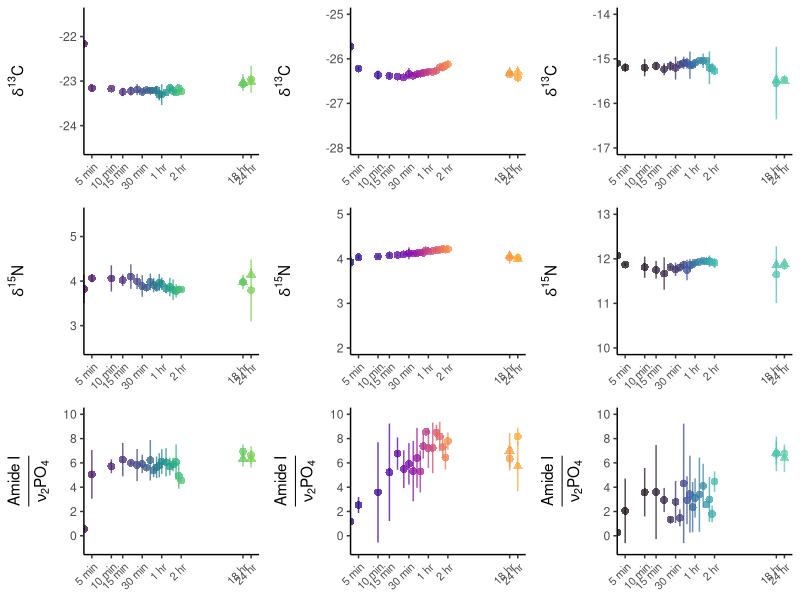

This chart was generated by the following R code:
library(tidyverse)
library(viridis)
theme_set(theme_classic() + 
            theme(axis.text.x = element_text(angle = 45, 
                                             vjust = 1, 
                                             hjust=1,
                                             size = 8),
                  legend.position = 'none',
                  axis.title.x = element_blank(),
                  plot.title = element_blank(),
                  panel.grid.minor.x = element_blank(),
                  panel.margin = margin(t = 1, r = 0, b = 0, l = 0, unit = 'pt')))

library(colorspace)
data <- read_csv(file = './data/isotope_data/isotope_data.csv') %>% 
  mutate(yield = sample_wt_final/sample_wt_initial) %>% 
  rename(file_name = sample) %>% 
  filter(!is.na(time))

data <- read_csv(file = './data/ap_ratio.csv') %>% 
  select(AP, file_name) %>% 
  full_join(data, by = 'file_name')


summary <- data %>% 
  group_by(time, genus, temperature) %>%
  summarize(
    d13C_mean = mean(d13C_corrected, na.rm = TRUE),
    d13C_sd = sd(d13C_corrected, na.rm = TRUE), 
    d15N_mean = mean(d15N_corrected, na.rm = TRUE),
    d15N_sd = sd(d15N_corrected, na.rm = TRUE),
    AP_mean = mean(AP, na.rm = TRUE),
    AP_sd = sd(AP, na.rm = TRUE),
    `C/N_mean` = mean(`C/N`, na.rm = TRUE),
    `C/N_sd` = sd(`C/N`, na.rm = TRUE),
    yield_mean = mean(yield, na.rm = TRUE),
    yield_sd = sd(yield, na.rm = TRUE))

# Deer Plots ##################################################################
deer_carbon <- summary %>% 
  filter(genus == 'Odocoileus') %>% 
  ggplot(mapping = aes(x = time, 
                       y = d13C_mean,
                       color = factor(time),
                       shape = factor(temperature))) +
  geom_pointrange(mapping = aes(ymin = d13C_mean - d13C_sd * 2,
                                ymax = d13C_mean + d13C_sd * 2),
                  alpha = 0.75) + 
  scale_color_viridis(option = 'plasma',
                      discrete =TRUE,
                      end = 0.8) + 
  ylim(-28, -25) +
  ylab(expression(delta^13*C))  + 
  scale_x_log10(breaks = c(0, 5, 10, 15, 30, 60, 120, 1080, 1440),
                labels = c('0 min',
                           '5 min', 
                           '10 min',
                           '15 min',
                           '30 min', 
                           '1 hr', 
                           '2 hr', 
                           '18 hr', 
                           '24 hr'))

deer_nitrogen <- summary %>% 
  filter(genus == 'Odocoileus') %>% 
  ggplot(mapping = aes(x = time, 
                       y = d15N_mean,
                       color = factor(time),
                       shape = factor(temperature))) +
  geom_pointrange(mapping = aes(ymin = d15N_mean - d15N_sd * 2,
                                ymax = d15N_mean + d15N_sd * 2),
                  alpha = 0.75) + 
  scale_color_viridis(option = 'plasma',
                      discrete =TRUE,
                      end = 0.8) + 
  ylim(2, 5) +
  ylab(expression(delta^15*N))  + 
  scale_x_log10(breaks = c(0, 5, 10, 15, 30, 60, 120, 1080, 1440),
                labels = c('0 min',
                           '5 min', 
                           '10 min',
                           '15 min',
                           '30 min', 
                           '1 hr', 
                           '2 hr', 
                           '18 hr', 
                           '24 hr'))

deer_ap <- summary %>% 
  filter(genus == 'Odocoileus') %>% 
  ggplot(mapping = aes(x = time, 
                       y = AP_mean,
                       color = factor(time),
                       shape = factor(temperature))) +
  geom_pointrange(mapping = aes(ymin = AP_mean - AP_sd * 2,
                                ymax = AP_mean + AP_sd * 2),
                  alpha = 0.75) + 
  scale_color_viridis(option = 'plasma',
                      discrete =TRUE,
                      end = 0.8) + 
  ylab(expression(frac(Amide~I, nu[2]*PO[4]))) + 
  scale_x_log10(breaks = c(0, 5, 10, 15, 30, 60, 120, 1080, 1440),
                labels = c('0 min',
                           '5 min', 
                           '10 min',
                           '15 min',
                           '30 min', 
                           '1 hr', 
                           '2 hr', 
                           '18 hr', 
                           '24 hr')) + 
  scale_y_continuous(limits = c(-1, 10), breaks = c(0, 2, 4, 6, 8, 10))


# Goat Plots ##################################################################
goat_carbon <- summary %>% 
  filter(genus == 'Capra') %>% 
  ggplot(mapping = aes(x = time, 
                       y = d13C_mean,
                       color = factor(time),
                       shape = factor(temperature))) +
  geom_pointrange(mapping = aes(ymin = d13C_mean - d13C_sd * 2,
                                ymax = d13C_mean + d13C_sd * 2),
                  alpha = 0.75) + 
  scale_color_viridis(option = 'viridis',
                      discrete =TRUE,
                      end = 0.8) + 
  ylim(-24.5, -21.5) +
  ylab(expression(delta^13*C))  + 
  scale_x_log10(breaks = c(0, 5, 10, 15, 30, 60, 120, 1080, 1440),
                labels = c('0 min',
                           '5 min', 
                           '10 min',
                           '15 min',
                           '30 min', 
                           '1 hr', 
                           '2 hr', 
                           '18 hr', 
                           '24 hr'))
goat_nitrogen <- summary %>% 
  filter(genus == 'Capra') %>% 
  ggplot(mapping = aes(x = time, 
                       y = d15N_mean,
                       color = factor(time),
                       shape = factor(temperature))) +
  geom_pointrange(mapping = aes(ymin = d15N_mean - d15N_sd * 2,
                                ymax = d15N_mean + d15N_sd * 2),
                  alpha = 0.75) + 
  scale_color_viridis(option = 'viridis',
                      discrete =TRUE,
                      end = 0.8) + 
  ylim(2.5, 5.5) +
  ylab(expression(delta^15*N))  + 
  scale_x_log10(breaks = c(0, 5, 10, 15, 30, 60, 120, 1080, 1440),
                labels = c('0 min',
                           '5 min', 
                           '10 min',
                           '15 min',
                           '30 min', 
                           '1 hr', 
                           '2 hr', 
                           '18 hr', 
                           '24 hr'))

goat_ap <- summary %>% 
  filter(genus == 'Capra') %>% 
  ggplot(mapping = aes(x = time, 
                       y = AP_mean,
                       color = factor(time),
                       shape = factor(temperature))) +
  geom_pointrange(mapping = aes(ymin = AP_mean - AP_sd * 2,
                                ymax = AP_mean + AP_sd * 2),
                  alpha = 0.75) + 
  scale_color_viridis(option = 'viridis',
                      discrete =TRUE,
                      end = 0.8) + 
  scale_y_continuous(limits = c(-1, 10), breaks = c(0, 2, 4, 6, 8, 10)) + 
  ylab(expression(frac(Amide~I, nu[2]*PO[4]))) + 
  scale_x_log10(breaks = c(0, 5, 10, 15, 30, 60, 120, 1080, 1440),
                labels = c('0 min',
                           '5 min', 
                           '10 min',
                           '15 min',
                           '30 min', 
                           '1 hr', 
                           '2 hr', 
                           '18 hr', 
                           '24 hr'))

# Shark Plots #################################################################
shark_carbon <- summary %>% 
  filter(genus == 'Prionace') %>% 
  ggplot(mapping = aes(x = time, 
                       y = d13C_mean,
                       color = factor(time),
                       shape = factor(temperature))) +
  geom_pointrange(mapping = aes(ymin = d13C_mean - d13C_sd * 2,
                                ymax = d13C_mean + d13C_sd * 2),
                  alpha = 0.75) + 
  scale_color_viridis(option = 'mako',
                      discrete =TRUE,
                      end = 0.8) + 
  ylim(-17, -14) +
  ylab(expression(delta^13*C))  + 
  scale_x_log10(breaks = c(0, 5, 10, 15, 30, 60, 120, 1080, 1440),
                labels = c('0 min',
                           '5 min', 
                           '10 min',
                           '15 min',
                           '30 min', 
                           '1 hr', 
                           '2 hr', 
                           '18 hr', 
                           '24 hr'))

shark_nitrogen <- summary %>% 
  filter(genus == 'Prionace') %>% 
  ggplot(mapping = aes(x = time, 
                       y = d15N_mean,
                       color = factor(time),
                       shape = factor(temperature))) +
  geom_pointrange(mapping = aes(ymin = d15N_mean - d15N_sd * 2,
                                ymax = d15N_mean + d15N_sd * 2),
                  alpha = 0.75) + 
  scale_color_viridis(option = 'mako',
                      discrete =TRUE,
                      end = 0.8) + 
  ylim(10, 13) +
  ylab(expression(delta^15*N))  + 
  scale_x_log10(breaks = c(0, 5, 10, 15, 30, 60, 120, 1080, 1440),
                labels = c('0 min',
                           '5 min', 
                           '10 min',
                           '15 min',
                           '30 min', 
                           '1 hr', 
                           '2 hr', 
                           '18 hr', 
                           '24 hr'))

shark_ap <- summary %>% 
  filter(genus == 'Prionace') %>% 
  ggplot(mapping = aes(x = time, 
                       y = AP_mean,
                       color = factor(time),
                       shape = factor(temperature))) +
  geom_pointrange(mapping = aes(ymin = AP_mean - AP_sd * 2,
                                ymax = AP_mean + AP_sd * 2),
                  alpha = 0.75) + 
  scale_color_viridis(option = 'mako',
                      discrete =TRUE,
                      end = 0.8) + 
  scale_y_continuous(limits = c(-1, 10), breaks = c(0, 2, 4, 6, 8, 10)) + 
  ylab(expression(frac(Amide~I, nu[2]*PO[4]))) + 
  scale_x_log10(breaks = c(0, 5, 10, 15, 30, 60, 120, 1080, 1440),
                labels = c('0 min',
                           '5 min', 
                           '10 min',
                           '15 min',
                           '30 min', 
                           '1 hr', 
                           '2 hr', 
                           '18 hr', 
                           '24 hr'))




goat_col <- cowplot::plot_grid(
  goat_carbon, goat_nitrogen, goat_ap,
  ncol = 1,
  align = 'v')

deer_col <- cowplot::plot_grid(
  deer_carbon, deer_nitrogen, deer_ap,
  ncol = 1,
  align = 'v')

shark_col <- cowplot::plot_grid(
  shark_carbon, shark_nitrogen, shark_ap,
  ncol = 1,
  align = 'v')


pdf(file = './figures/isotope_data_figure.pdf', width = 7.5, height = 5.5)
cowplot::plot_grid(
  goat_col,
  deer_col, 
  shark_col,
  nrow = 1
)

dev.off()

